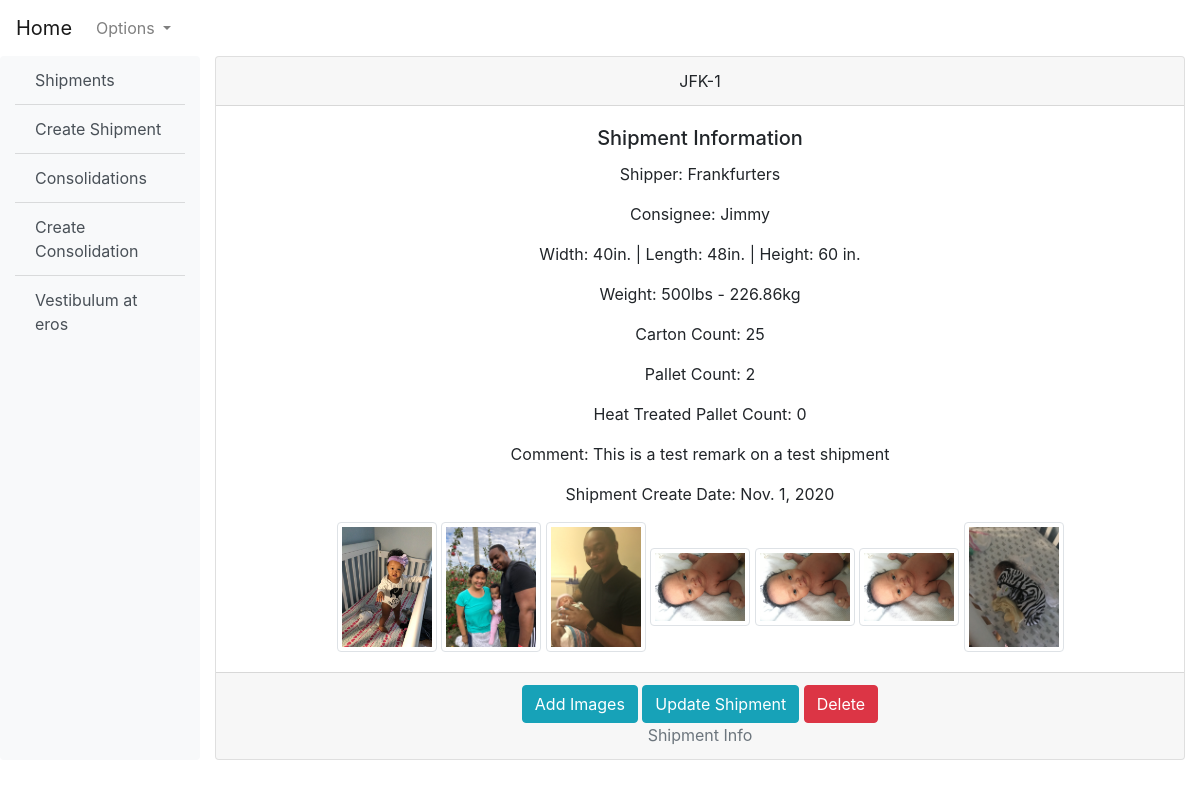
/shipments/1, run on an earlier commit of the app's database.
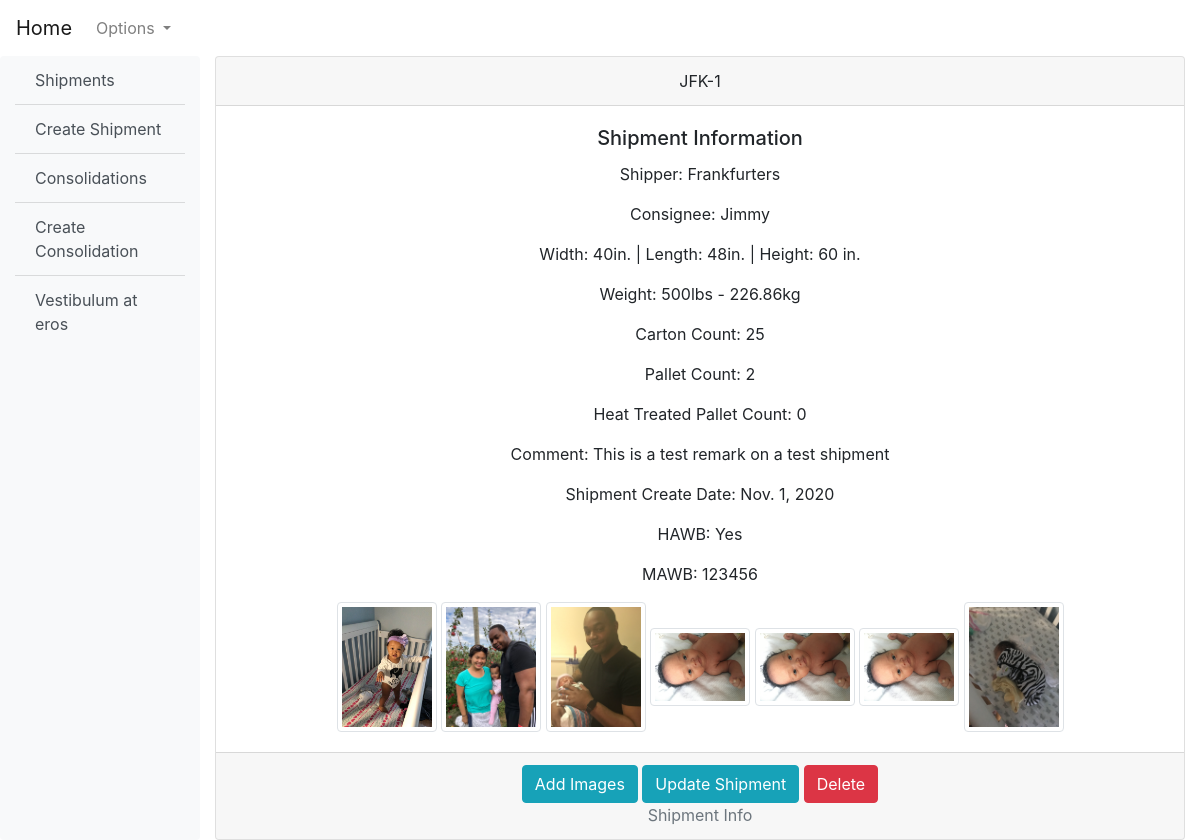
And on a later commit of the database.
### shipments/models.py (models this page shows, shortened)
class ShippingUnits(models.Model):
    LOCATIONS = (
        ("JFK", "JFK"),
        ("LAX", "LAX"),
        ("ORD", "ORD"),
    )
    SHIPMENT_STATUSES = (
        ("not_ready", "Not Ready"),
        ("ready", "Ready"),
        ("completed", "Completed"),
        ("issue", "Issue"),
    )
    locations = models.CharField(
        max_length=3, choices=LOCATIONS, default="JFK",
    )
    on_hand = models.AutoField(primary_key=True, editable=False,)
    shipper = models.CharField(max_length=50)
    consignee = models.CharField(max_length=50)
    width = models.PositiveIntegerField()
    length = models.PositiveIntegerField()
    height = models.PositiveIntegerField()
    gross_weight = models.PositiveIntegerField()
    unit_count = models.PositiveIntegerField()
    pallet_count = models.PositiveIntegerField()
    heat_treated_pallet_count = models.PositiveIntegerField()
    remark = models.TextField(null=True, blank=True)
    shipment_status = models.CharField(
        max_length=15, choices=SHIPMENT_STATUSES, default="not_ready",
    )
    create_date = models.DateField(auto_now_add=True)
    release_date = models.DateField(null=True, blank=True)
    hawb = models.CharField(max_length=15, null=True, blank=True)
    mawb = models.ForeignKey(
        Consols,
        on_delete=models.CASCADE,
        related_name="mawbs",
        null=True,
        blank=True,
    )
    user = models.ForeignKey("users.CustomUser", on_delete=models.CASCADE,)
    class Meta:
        ordering = ("on_hand",)
        permissions = (
            ("can_add_shipment", "Can add a shipping unit"),
            ("can_modify", "Can modify a shipment"),
            ("can_release", "Can release a shipment"),
            ("can_delete", "Can erase a shipment from existence"),
        )
        verbose_name = "Shipping Unit"
    def gross_weight_to_kg(self):
        return round(self.gross_weight / 2.204, 2)
    def identifier(self):
        return str(self.locations) + "-" + str(self.on_hand)

class Consols(models.Model):
    create_date = models.DateField(auto_now_add=True)
    mawb = models.CharField(max_length=13, primary_key=True)
    cutoff = models.DateField()
    destination = models.CharField(max_length=4)
    shipment_status = models.BooleanField(default=False)
    class Meta:
        verbose_name = "Consol"
    def __str__(self):
        return f"{self.mawb}"

### shipments/views.py (the view)
# urls.py: path("shipments/<int:pk>", views.shipment_detail, name="shipment_detail"),
def shipment_detail(request, pk):
    shipment = get_object_or_404(ShippingUnits, pk=pk)
    images = shipment.shipment_pics.all()
    return render(
        request,
        "shipments/shipment_detail.html",
        {"shipment": shipment, "images": images},
    )

### templates/shipments/shipment_detail.html (shortened to what this page needs)
{% extends '_base.html' %}
{% block content %}
<div class="card text-center">
    <div class="card-header">
        {{ shipment.identifier }}
    </div>
    <div class="card-body">
        <h5 class="card-title">Shipment Information</h5>
        <p class="card-text">Shipper: {{ shipment.shipper }}</p>
        <p class="card-text">Consignee: {{ shipment.consignee }}</p>
        <p class="card-text">Width: {{ shipment.width }}in. | Length: {{ shipment.length }}in. | Height:
            {{shipment.height}}
            in.</p>
        <p class="card-text">Weight: {{ shipment.gross_weight }}lbs - {{ shipment.gross_weight_to_kg }}kg</p>
        <p class="card-text">Carton Count: {{ shipment.unit_count }}</p>
        <p class="card-text">Pallet Count: {{ shipment.pallet_count }}</p>
        <p class="card-text">Heat Treated Pallet Count: {{ shipment.heat_treated_pallet_count }}</p>
        <p class="card-text">Comment: {{ shipment.remark }}</p>
        <p class="card-text">Shipment Create Date: {{ shipment.create_date }}</p>
        {% if shipment.hawb %}
        <p class="card-text">HAWB: {{ shipment.hawb }}</p>
        <p class="card-text">MAWB: {{ shipment.mawb }}</p>
        {% endif %}
        {% for image in images %}
        <a href="{{ image.shipment_images.url }}" target="blank"><img src="{{ image.shipment_images.url }}"
                class="img-thumbnail" width="100px" height="70px"></a>
        {% endfor %}
        <br>
    </div>
    <div class="card-footer text-muted">
        <a href="{% url 'shipments:shipment_image' shipment.pk %}" class="btn btn-info">Add Images</a>
        <a href="{% url 'shipments:shipment_update' shipment.pk %}" class="btn btn-info">Update Shipment</a>
        <a href="{% url 'shipments:shipment_delete' shipment.pk %}" class="btn btn-danger">Delete</a>
        {% if user.is_staff %}
        <p class="card-text">Shipment creator: {{ shipment.user }}</p>
        {% else %}
        <p class="card-text">Shipment Info</p>
        {% endif %}
    </div>
</div>
{% endblock content %}

What changed in the data, as far as the page shows it:
changed ShippingUnits "JFK-1": hawb (not shown) → "Yes"; mawb (not shown) → "123456"
Also different on the page:
text now shown: "HAWB: MAWB:"
